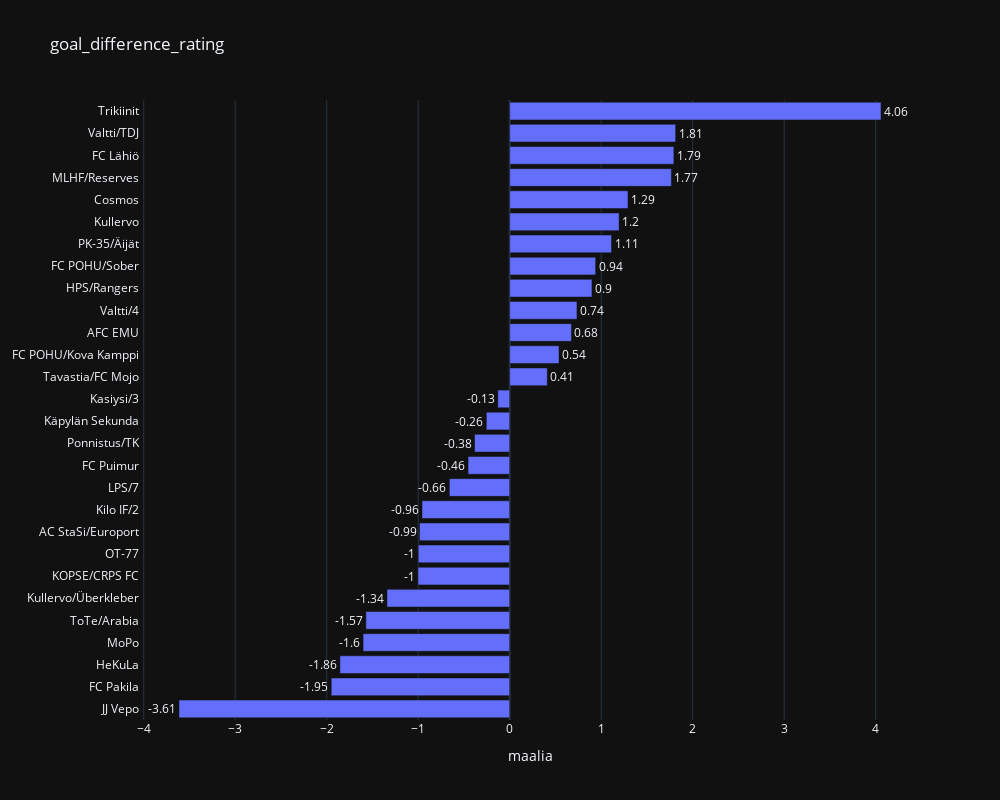

The cell this chart's notebook holds for it:
### Code cell
my_x = 'goal_difference_rating'

aux = ratings_df.sort_values(by=my_x, ascending=False if my_x=='defense_rating' else True)

fig = go.Figure()

fig.add_trace(
        go.Bar(
            x=aux[my_x],
            y=aux['team'],#.apply(lambda x: x.split('\\')[0]),
            text=aux[my_x].round(2),
            textposition='outside',
            orientation='h',
            #marker=dict(color = color_list)
        )
)

fig.update_layout(
    width=1000,
    height=800,
    title=f"{my_x}",
    template = 'plotly_dark',
    xaxis_title="maalia",
    showlegend=False
    )

fig.show()

### Figure 1 — Plotly figure (JSON) as saved in the notebook; plotly's stock layout.template omitted (floating-point values rounded to 4 significant figures)
{"data": [{"orientation": "h", "text": [-3.61, -1.95, -1.86, -1.6, -1.57, -1.34, -1.0, -1.0, -0.99, -0.96, -0.66, -0.46, -0.38, -0.26, -0.13, 0.41, 0.54, 0.68, 0.74, 0.9, 0.94, 1.11, 1.2, 1.29, 1.77, 1.79, 1.81, 4.06], "textposition": "outside", "type": "bar", "x": [-3.615, -1.951, -1.856, -1.603, -1.572, -1.341, -1.003, -0.9998, -0.9859, -0.9586, -0.6595, -0.4554, -0.3844, -0.2558, -0.1299, 0.4112, 0.539, 0.6753, 0.7352, 0.899, 0.9393, 1.113, 1.196, 1.293, 1.768, 1.795, 1.814, 4.058], "y": ["JJ Vepo", "FC Pakila", "HeKuLa", "MoPo", "ToTe/Arabia", "Kullervo/Überkleber", "KOPSE/CRPS FC", "OT-77", "AC StaSi/Europort", "Kilo IF/2", "LPS/7", "FC Puimur", "Ponnistus/TK", "Käpylän Sekunda", "Kasiysi/3", "Tavastia/FC Mojo", "FC POHU/Kova Kamppi", "AFC EMU", "Valtti/4", "HPS/Rangers", "FC POHU/Sober", "PK-35/Äijät", "Kullervo", "Cosmos", "MLHF/Reserves", "FC Lähiö", "Valtti/TDJ", "Trikiinit"]}], "layout": {"height": 800, "showlegend": false, "title": {"text": "goal_difference_rating"}, "width": 1000, "xaxis": {"title": {"text": "maalia"}}}}
